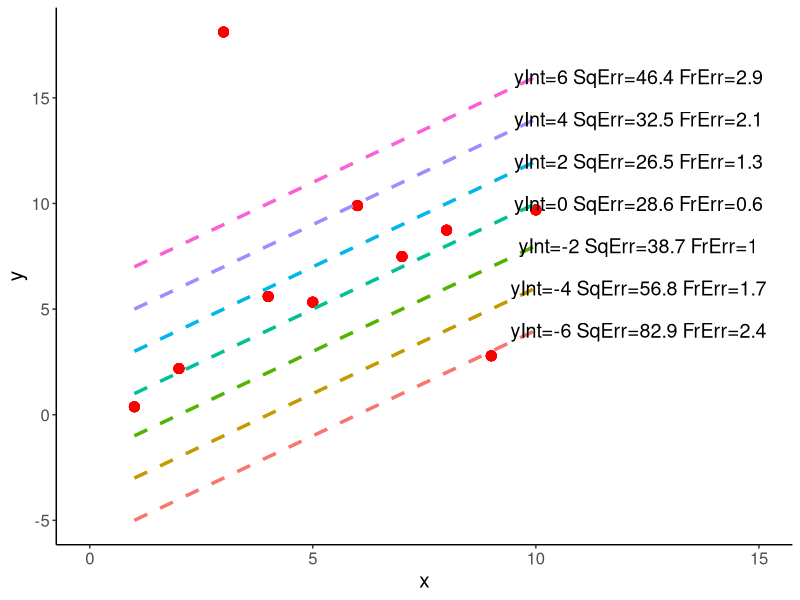

Source code (R):
library(tidyverse)

set.seed(1)

Npoints=10;
xi<-1:Npoints;
yobs<-xi + rnorm(Npoints);
yobs[seq(3,Npoints,3)]<-xi[seq(3,Npoints,3)]+rnorm(3,0,10);

df<-data.frame(xi=rep(1:10,7));
df$intercept<-rep(seq(-6,6,2),each=10);

df$yest<-df$xi+ df$intercept;
df$yobs<-rep(yobs,7);
df$squarederr<-round((df$yest-df$yobs)^2,2);
df$percenterr<-round(abs((df$yest-df$yobs)/df$yobs),2);


df2<-df %>% group_by(intercept) %>%
  summarise(meanSqerr=mean(squarederr),
            meanFractionerr=mean(percenterr));

df2$t<-paste0('yInt=',df2$intercept,' SqErr=',round(df2$meanSqerr,1),
             ' FrErr=',round(df2$meanFractionerr,1));
df2$xpos<-10;
df2$ypos<-df2$xpos + df2$intercept;
  
gg<-ggplot()+geom_point(data=df,aes(x=xi,y=yobs),color='red',size=3)+
  geom_line(data=df,aes(x=xi,y=yest,color=as.factor(intercept)),linetype="dashed",size=1.2)+
  xlim(0,15)+theme_classic()+xlab('x')+ylab('y')+
  theme(legend.position="none",text=element_text(size=15))+
  geom_text(data=df2,aes(x=xpos+2.3,y=ypos,label=t),size=5)
